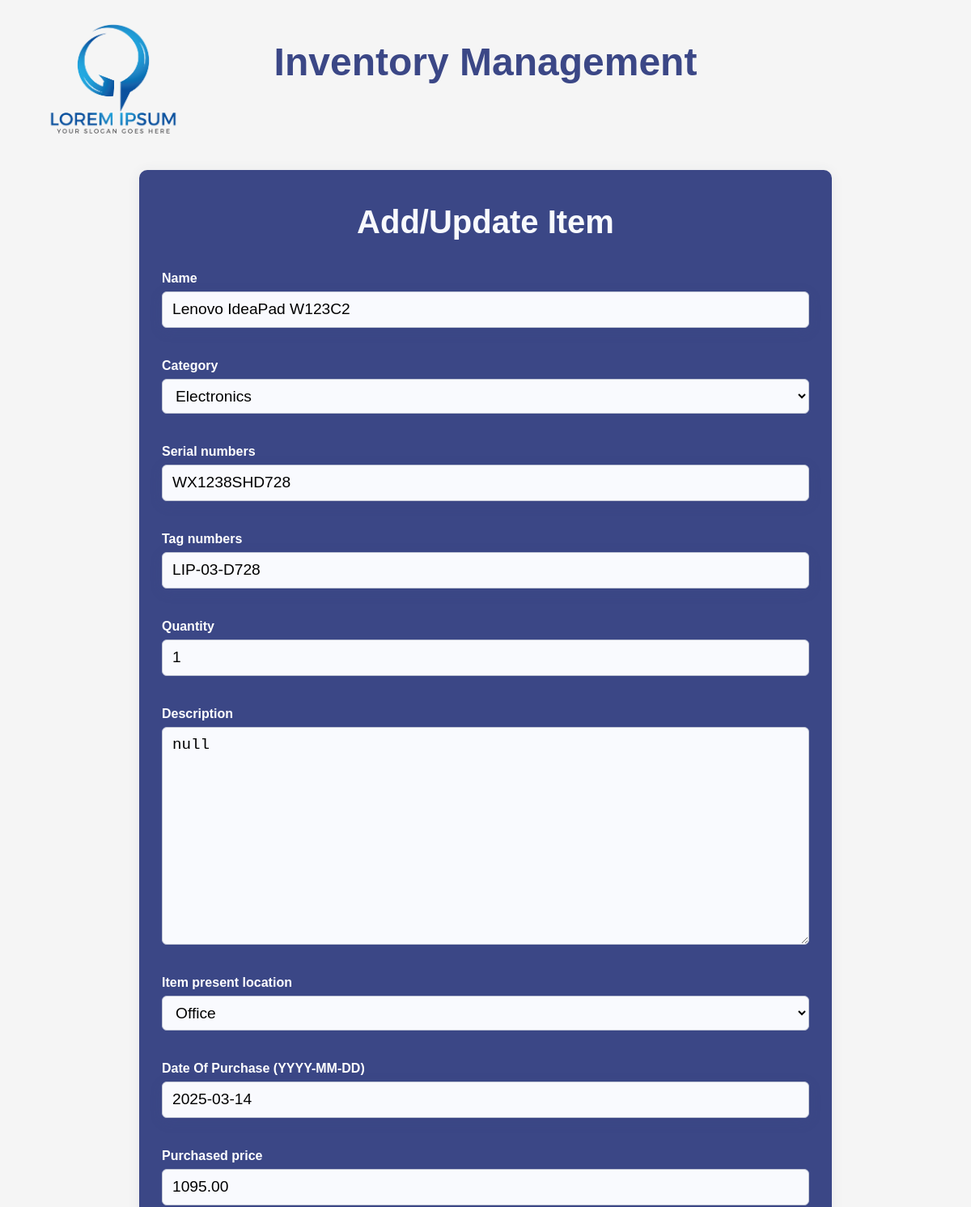
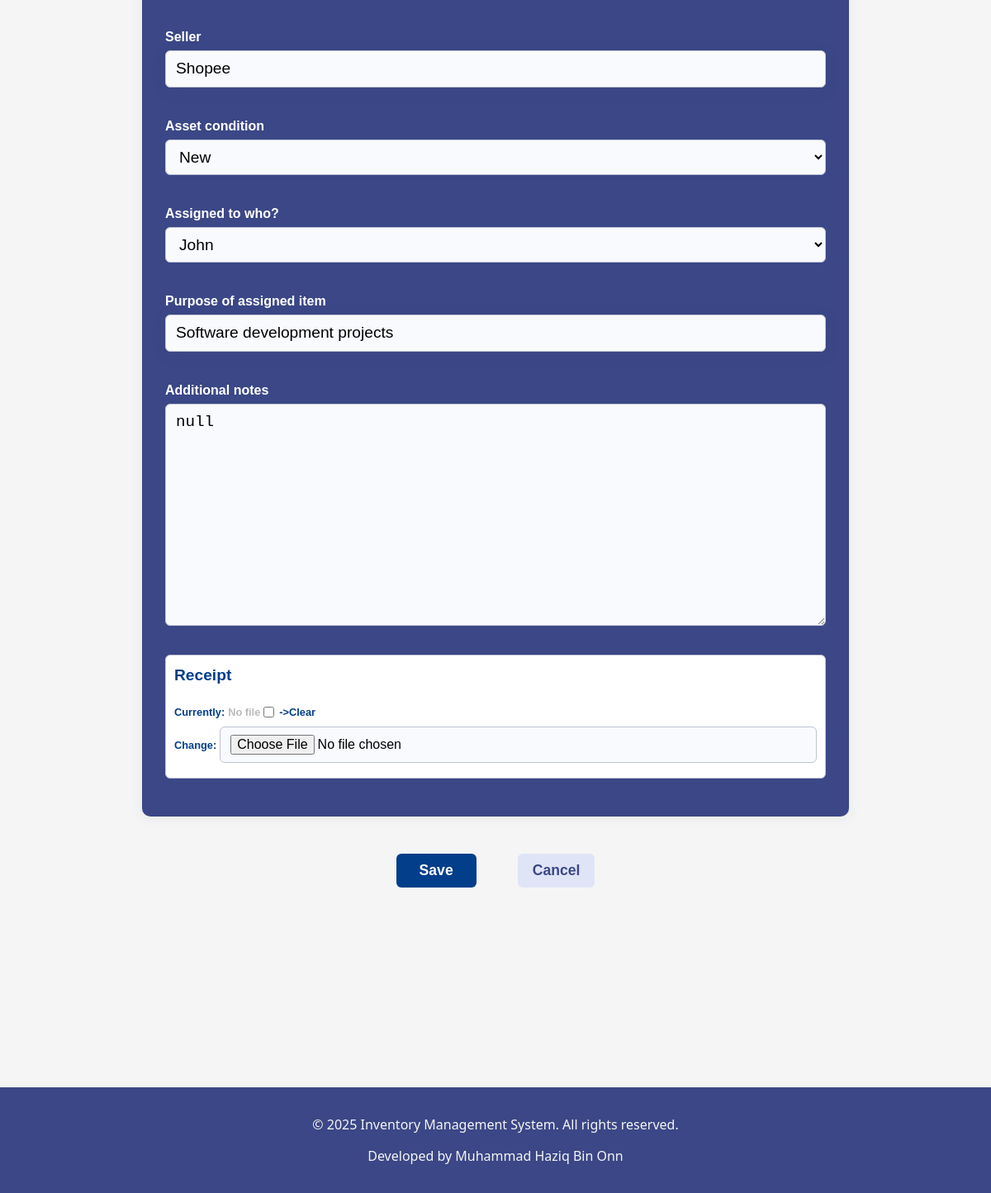
The page /inventory/4/edit/ on the database its author committed (2 pictures, top to bottom).
### Inventory/models.py (models this page shows, shortened)
class Inventory(models.Model):
    name = models.CharField(max_length=255, default="null")
    category = models.CharField(max_length=255, choices=CATEGORY_CHOICES, default='other')
    ser_number = models.CharField(verbose_name='Serial numbers', default="null", max_length=255)
    tag_number = models.CharField(verbose_name='Tag numbers', default="null", max_length=255)
    quantity = models.IntegerField(verbose_name='Quantity', default=1)
    description = models.TextField(verbose_name="Description", max_length=800, default="null")
    location = models.CharField(verbose_name='Item present location', max_length=255, choices=LOCATION_CHOICES, default='other')
    d_o_p = models.DateField(verbose_name='Date Of Purchase (YYYY-MM-DD)', null=True, blank=True)
    purchase = models.DecimalField(verbose_name='Purchased price', null=True, blank=True, max_digits=10, decimal_places=2)
    vendor = models.CharField(verbose_name='Seller', default="null", max_length=255)
    receipt = models.ImageField(verbose_name='Receipt', upload_to='receipts/', null=True, blank=True)
    condition = models.CharField(verbose_name='Asset condition', max_length=50, choices=CONDITION_CHOICES, default='good')
    assigned_to = models.CharField(verbose_name='Assigned to who?', max_length=255, choices=ASSIGNED_TO_CHOICES, default='other')
    intended_usage = models.CharField(verbose_name='Purpose of assigned item', default="null", max_length=255)
    additional_notes = models.TextField(verbose_name='Additional notes', default="null", max_length=800)

### Inventory/views.py (the view)
# urls.py: path('inventory/<int:pk>/edit/', views.InventoryUpdateView.as_view(), name='inventory-edit'),
class InventoryUpdateView (UpdateView):
    model = Inventory
    template_name = "inventory/inventory_form.html"
    fields = ['name', 'category', 'ser_number', 'tag_number', 'quantity', 'description', 'location', 'd_o_p', 'purchase', 'vendor', 'receipt', 'condition', 'assigned_to', 'intended_usage', 'additional_notes']
    success_url = reverse_lazy("home")

### Inventory/Templates/inventory/inventory_form.html (shortened to what this page needs)
{% extends "inventory/base.html" %}
{% block content %}
    <div class="add-item">
        <h1>Add/Update Item</h1>
        <form method="post" enctype="multipart/form-data">
            {% for field in form %}
                {% if field.name != 'receipt' %}
                    <div class="form-group">
                        <label for="{{ field.id_for_label }}">{{ field.label }}</label>
                        {{ field }}
                    </div>
                {% endif %}
            {% endfor %}
            <div class="receipt-group">
                <label for="id_receipt">Receipt</label>
                <div class="receipt-inline-row">
                    <span>Currently:</span>
                    {% if form.instance.receipt and form.instance.receipt.name %}
                        <a href="{{ form.instance.receipt.url }}" target="_blank">
                            {{ form.instance.receipt.name|cut:"receipts/" }}
                        </a>
                    {% else %}
                        <span style="color:#bbb;">No file</span>
                    {% endif %}
                    <input type="checkbox" name="receipt-clear" id="receipt-clear_id">
                    <label for="receipt-clear_id">->Clear</label>
                </div>
                <div class="receipt-inline-row">
                    <span>Change:</span>
                    <input type="file" name="receipt" accept="image/*" id="id_receipt">
                </div>
            </div>
    </div>
    <div class="save-cancel">
        <button type="submit">Save</button>
        <a href="{% url 'home' %}">Cancel</a>
    </div>
{% endblock %}

### Inventory/Static/inventory/styles.css (style rules this page uses)
html body { background-color: whitesmoke; height: 100%; padding: 0; margin: 0; }
input[type="text"] { width: 100%; padding: 10px 12px; margin: 125px 0 16px 0; box-sizing: border-box; border: 1.5px solid #bfc4d4; border-radius: 6px; font-size: 1rem; background: #f9fafe; transition: border-color 0.2s; box-shadow: 0 4px 16px rgba(59, 71, 134, 0.15); }
.add-item { display: flex-wrap; align-items: center; max-width: 800px; width: 100%; margin: 120px auto 0 auto; padding: 32px 28px; background: #3b4786; border-radius: 10px; box-shadow: 0 2px 16px rgba(60, 72, 100, 0.08); }
.add-item h1 { text-align: center; margin: 10px auto; color: #f8fafd; font-size: 2.5rem; font-weight: 700; font-family: Verdana, Geneva, Tahoma, sans-serif; }
.form-group { display: flex; flex-direction: column; align-items: stretch; margin-bottom: 14px; margin-top: 35px; ; width: 100%; }
.form-group label { margin-bottom: 4px; font-weight: 600; font-size: 1rem; color: #fff; text-align: left; font-family: Verdana, Geneva, Tahoma, sans-serif; line-height: 1.5; padding: 0; }
.form-group input, .form-group textarea, .form-group select { width: 100%; padding: 9px 12px; border: 1.5px solid #bfc4d4; border-radius: 6px; font-size: 1.2rem; background: #f9fafe; transition: border-color 0.2s; box-sizing: border-box; line-height: 1.3; margin: 0; }
.receipt-group { display: flex; flex-direction: column; align-items: stretch; margin-bottom: 14px; margin-top: 35px; max-width: 778px; width: 100%; border: 1.5px solid #bfc4d4; padding: 10px 10px; background-color: white; border-radius: 6px; }
.receipt-group label { margin-bottom: 4px; font-weight: 600; font-size: 1.2rem; color: #023e8a; text-align: left; font-family: Verdana, Geneva, Tahoma, sans-serif; line-height: 1.5; padding: 0; margin-bottom: 20px; }
.receipt-inline-row { display: flex; align-items: center; gap: 4px; margin-bottom: 8px; }
.receipt-inline-row span, .receipt-inline-row label { font-family: Verdana, Geneva, Tahoma, sans-serif; font-size: 0.8rem; color: #023e8a; font-weight: 600; margin: 0; }
.receipt-inline-row input[type="checkbox"] { accent-color: #b30000; margin: 0 2px 0 0; }
.receipt-group input[type="file"] { width: 100%; padding: 9px 12px; border: 1.5px solid #bfc4d4; border-radius: 6px; font-size: 1rem; background: #f9fafe; transition: border-color 0.2s; box-sizing: border-box; line-height: 1.3; margin: 0; }
.save-cancel { display: flex; justify-content: center; align-items: center; gap: 50px; margin-top: 45px; width: 100%; }
.save-cancel button[type="submit"] { display: inline-block; background-color: #023e8a; color: #fff; padding: 10px 28px; border: none; border-radius: 6px; font-size: 1.1rem; font-weight: 600; cursor: pointer; transition: background 0.2s; }
.save-cancel a { display: inline-block; background: #e0e4f7; color: #3b4786; text-decoration: none; font-weight: 600; font-size: 1.1rem; padding: 10px 18px; border-radius: 6px; transition: background 0.2s, color 0.2s; font-family: Verdana, Geneva, Tahoma, sans-serif; }

### rows shown on the page
Inventory: form "Lenovo IdeaPad W123C2" "Electronics" "WX1238SHD728" "LIP-03-D728" "1" "null" "Office" "2025-03-14" "1095.00" "Shopee" "New" "John" "Software development projects" "null"

### other values the page prints
{{ field.label }} "Name" "Category" "Serial numbers" "Tag numbers" "Quantity" "Description" "Item present location" "Date Of Purchase (YYYY-MM-DD)" "Purchased price" "Seller" "Asset condition" "Assigned to who?" "Purpose of assigned item" "Additional notes"
